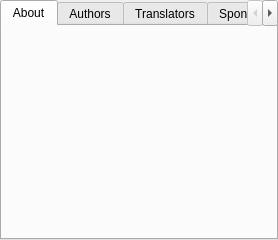
<?xml version="1.0" encoding="UTF-8"?>
<ui version="4.0">
 <author>
  SPDX-FileCopyrightText: 2022 L. E. Segovia &lt;amy@amyspark.me&gt;
  SPDX-License-Identifier: GPL-3.0-or-later
 </author>
 <class>WdgAboutApplication</class>
 <widget class="QWidget" name="WdgAboutApplication">
  <layout class="QVBoxLayout" name="verticalLayout">
   <property name="leftMargin">
    <number>0</number>
   </property>
   <property name="topMargin">
    <number>0</number>
   </property>
   <property name="rightMargin">
    <number>0</number>
   </property>
   <property name="bottomMargin">
    <number>0</number>
   </property>
   <item>
    <widget class="QTabWidget" name="tabWidget">
     <property name="currentIndex">
      <number>0</number>
     </property>
     <widget class="QWidget" name="aboutTab">
      <attribute name="title">
       <string>About</string>
      </attribute>
      <layout class="QVBoxLayout" name="verticalLayout_2"/>
     </widget>
     <widget class="QWidget" name="authorsTab">
      <attribute name="title">
       <string comment="Heading for the list of Minerva authors/developers">Authors</string>
      </attribute>
      <layout class="QVBoxLayout" name="verticalLayout_3">
       <item>
        <widget class="QTextEdit" name="lblAuthors">
         <property name="readOnly">
          <bool>true</bool>
         </property>
        </widget>
       </item>
      </layout>
     </widget>
     <widget class="QWidget" name="translatorsTab">
      <attribute name="title">
       <string>Translators</string>
      </attribute>
      <layout class="QVBoxLayout" name="verticalLayout_7">
       <item>
        <widget class="QTextBrowser" name="lblTranslators">
         <property name="readOnly">
          <bool>true</bool>
         </property>
         <property name="openExternalLinks">
          <bool>true</bool>
         </property>
        </widget>
       </item>
      </layout>
     </widget>
     <widget class="QWidget" name="kickstarterTab">
      <attribute name="title">
       <string>Sponsors</string>
      </attribute>
      <layout class="QVBoxLayout" name="verticalLayout_4">
       <item>
        <widget class="QTextBrowser" name="lblKickstarter">
         <property name="readOnly">
          <bool>true</bool>
         </property>
         <property name="openExternalLinks">
          <bool>true</bool>
         </property>
        </widget>
       </item>
      </layout>
     </widget>
     <widget class="QWidget" name="creditsTab">
      <attribute name="title">
       <string>Also Thanks To</string>
      </attribute>
      <layout class="QVBoxLayout" name="verticalLayout_5">
       <item>
        <widget class="QTextEdit" name="lblCredits">
         <property name="readOnly">
          <bool>true</bool>
         </property>
        </widget>
       </item>
      </layout>
     </widget>
     <widget class="QWidget" name="licenseTab">
      <attribute name="title">
       <string>License</string>
      </attribute>
      <layout class="QVBoxLayout" name="verticalLayout_6">
       <item>
        <widget class="QTextEdit" name="lblLicense">
         <property name="readOnly">
          <bool>true</bool>
         </property>
        </widget>
       </item>
      </layout>
     </widget>
     <widget class="QWidget" name="thirdPartyLibrariesTab">
      <attribute name="title">
       <string>Third-party libraries</string>
      </attribute>
      <layout class="QVBoxLayout" name="verticalLayout_8">
       <item>
        <widget class="QTextBrowser" name="lblThirdParty">
         <property name="readOnly">
          <bool>true</bool>
         </property>
         <property name="openExternalLinks">
          <bool>true</bool>
         </property>
        </widget>
       </item>
      </layout>
     </widget>
    </widget>
   </item>
  </layout>
 </widget>
 <resources/>
 <connections/>
</ui>
